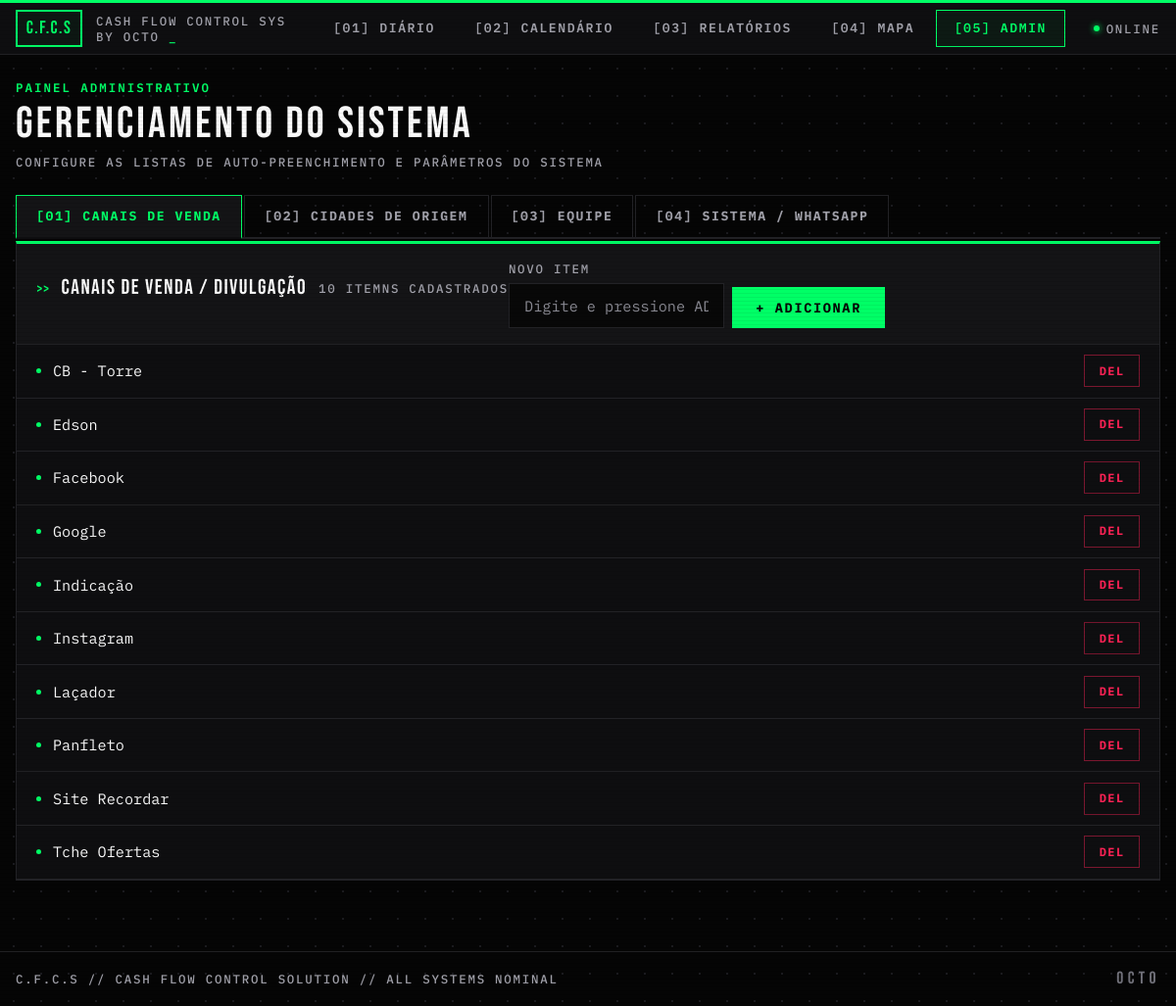
The page /admin on the database its author committed.
### tables this page shows
CREATE TABLE configuracoes (
                id    INTEGER PRIMARY KEY AUTOINCREMENT,
                tipo  TEXT    NOT NULL,
                valor TEXT    NOT NULL,
                UNIQUE(tipo, valor)
            );

### rotas/admin.py (the view)
@bp.route("/admin", methods=["GET"])
def pagina_admin():
    canais = get_config("canal")
    cidades = get_config("cidade")
    equipe = get_config("equipe")
    whatsapp_numero = get_whatsapp_numero() or ""
    return render_template(
        "admin.html",
        canais=canais,
        cidades=cidades,
        equipe=equipe,
        whatsapp_numero=whatsapp_numero,
    )

### database.py (called while the page is built)
def get_connection():
    conn = sqlite3.connect(DB_PATH)
    conn.row_factory = sqlite3.Row
    conn.execute("PRAGMA journal_mode=WAL;")
    conn.execute("PRAGMA foreign_keys=ON;")
    return conn

def get_whatsapp_numero() -> str | None:
    with get_connection() as conn:
        row = conn.execute(
            "SELECT valor FROM configuracoes WHERE tipo = 'whatsapp_numero' LIMIT 1"
        ).fetchone()
    return row["valor"] if row else None

### servicos/config.py (called while the page is built)
def get_config(tipo: str) -> list[str]:
    with get_connection() as conn:
        rows = conn.execute(
            "SELECT valor FROM configuracoes WHERE tipo = ? ORDER BY valor",
            (tipo,),
        ).fetchall()
    return [r["valor"] for r in rows]

### templates/admin.html (shortened to what this page needs)
{% extends "base.html" %}
{% block content %}
<div class="fade-in" style="margin-bottom: 1.5rem;">
  <div class="sys-label" style="margin-bottom: 0.4rem;">PAINEL ADMINISTRATIVO</div>
  <div class="display" style="font-size: 2.8rem; letter-spacing: 0.07em; line-height: 1; color: var(--txt);">
    GERENCIAMENTO DO SISTEMA
  </div>
  <div class="sys-label-dim" style="margin-top: 0.4rem;">
    CONFIGURE AS LISTAS DE AUTO-PREENCHIMENTO E PARÂMETROS DO SISTEMA
  </div>
</div>
<div style="display: flex; gap: 2px; margin-bottom: 2px; border-bottom: 2px solid var(--bd);" class="fade-in">
  {% for tab_id, tab_label in [
      ('canal',   '[01] CANAIS DE VENDA'),
      ('cidade',  '[02] CIDADES DE ORIGEM'),
      ('equipe',  '[03] EQUIPE'),
      ('sistema', '[04] SISTEMA / WHATSAPP')
  ] %}
    <button id="tab-btn-{{ tab_id }}" onclick="setTab('{{ tab_id }}')"
            style="background: {% if loop.first %}var(--s2){% else %}transparent{% endif %};
                   border: 1px solid {% if loop.first %}var(--neon){% else %}var(--bd){% endif %};
                   border-bottom: 2px solid {% if loop.first %}var(--s1){% else %}transparent{% endif %};
                   color: {% if loop.first %}var(--neon){% else %}var(--dim){% endif %};
                   font-family: 'IBM Plex Mono'; font-size: 0.82rem; font-weight: 700;
                   letter-spacing: 0.12em; text-transform: uppercase;
                   padding: 0.7rem 1.25rem; cursor: pointer;
                   transition: all 0.12s; margin-bottom: -2px;">
      {{ tab_label }}
    </button>
  {% endfor %}
</div>
{% for tipo, tab_label, items, accent_color in [
    ('canal',  'CANAIS DE VENDA / DIVULGAÇÃO',   canais,  'var(--neon)'),
    ('cidade', 'CIDADES DE ORIGEM',              cidades, 'var(--acid)'),
    ('equipe', 'EQUIPE — FOTÓGRAFOS & VENDEDORES', equipe, 'var(--warn)')
] %}
<div id="tab-{{ tipo }}" class="tab-panel {% if not loop.first %}hidden{% endif %} card fade-in"
     style="border-top: 3px solid {{ accent_color }}; animation-delay: 0.05s;">
  <div style="padding: 1rem 1.25rem; background: var(--s2); border-bottom: 1px solid var(--bd);
              display: flex; flex-direction: column gap: 0.5rem;">
    <div class="section-header" style="padding: 0; border: none; background: transparent; margin-bottom: 0.75rem;">
      <span class="display" style="font-size: 1.35rem; letter-spacing: 0.07em; color: var(--txt);">{{ tab_label }}</span>
      <span class="sys-label-dim" style="margin-left: auto;">{{ items|length }} ITEM{% if items|length != 1 %}NS{% endif %} CADASTRADO{% if items|length != 1 %}S{% endif %}</span>
    </div>
    <form action="/admin/add" method="POST" style="display: flex; gap: 0.5rem; align-items: flex-end;">
      <div style="flex: 1;">
        <label class="sys-label-dim" style="display: block; margin-bottom: 0.35rem;">NOVO ITEM</label>
        <input type="text" name="valor" id="add-input-{{ tipo }}"
               class="input-field" placeholder="Digite e pressione ADICIONAR…"
               required autocomplete="off" />
      </div>
      <button type="submit" class="btn btn-primary" style="height: 42px; padding: 0 1.5rem; font-size: 0.85rem; white-space: nowrap;">
        + ADICIONAR
      </button>
    </form>
  </div>
  {% if items %}
    <div>
      {% for item in items %}
        <div style="display: flex; align-items: center; justify-content: space-between; padding: 0.65rem 1.25rem;
                    border-bottom: 1px solid var(--bd); transition: background 0.1s;"
             onmouseover="this.style.background='rgba(0,255,102,0.025)'"
             onmouseout="this.style.background='transparent'">
          <div style="display: flex; align-items: center; gap: 0.75rem;">
            <span style="width: 5px; height: 5px; border-radius: 50% !important; background: {{ accent_color }}; flex-shrink: 0;"></span>
            <span style="font-family: 'IBM Plex Mono'; font-size: 0.95rem; color: var(--txt);">{{ item }}</span>
          </div>
          <form action="/admin/delete" method="POST"
                onsubmit="return confirm('REMOVER: {{ item }}?');">
            <button type="submit" class="btn btn-danger" style="font-size: 0.75rem;">
              DEL
            </button>
          </form>
        </div>
      {% endfor %}
    </div>
  {% endif %}
</div>
{% endfor %}
{% endblock %}

### templates/base.html (style rules this page uses)
:root { --bg: #050505; --s1: #0E0E10; --s2: #141416; --s3: #1C1C1F; --bd: #222226; --bd2: #2E2E34; --neon: #00FF66; --acid: #CCFF00; --warn: #FFB800; --danger: #FF2255; --wa: #25D366; --txt: #FAFAFA; --dim: #A1A1AA; --muted: #71717A; }
*, *::before, *::after { box-sizing: border-box; border-radius: 0 !important; }
body { background-color: var(--bg); background-image: radial-gradient(circle, #1A1A1E 1px, transparent 1px); background-size: 28px 28px; color: var(--txt); font-family: 'IBM Plex Mono', monospace; min-height: 100vh; font-size: 0.95rem; }
body::after { content: ''; position: fixed; inset: 0; background: repeating-linear-gradient( 0deg, transparent 0px, transparent 3px, rgba(0, 0, 0, 0.06) 3px, rgba(0, 0, 0, 0.06) 4px ); pointer-events: none; z-index: 9998; }
.card { background: var(--s1); border: 1px solid var(--bd); position: relative; }
.display { font-family: 'Bebas Neue', sans-serif; }
.sys-label { font-family: 'IBM Plex Mono', monospace; font-size: 0.78rem; letter-spacing: 0.16em; text-transform: uppercase; color: var(--neon); font-weight: 600; }
.sys-label-dim { font-family: 'IBM Plex Mono', monospace; font-size: 0.78rem; letter-spacing: 0.14em; text-transform: uppercase; color: var(--dim); font-weight: 500; }
.input-field { background: #080808; border: 1px solid var(--bd); color: var(--txt); font-family: 'IBM Plex Mono', monospace; font-size: 0.95rem; outline: none; transition: border-color 0.12s, box-shadow 0.12s; width: 100%; padding: 0.65rem 0.95rem; }
.input-field::placeholder { color: #8A8A93; }
.btn { font-family: 'IBM Plex Mono', monospace; font-weight: 700; letter-spacing: 0.12em; text-transform: uppercase; cursor: pointer; border: none; display: inline-flex; align-items: center; gap: 0.5rem; transition: transform 0.1s, box-shadow 0.1s, background 0.12s; text-decoration: none; white-space: nowrap; }
.btn-primary { background: var(--neon); color: #050505; padding: 0.7rem 1.6rem; font-size: 0.85rem; }
.btn-danger { background: transparent; color: var(--danger); border: 1px solid rgba(255,34,85,0.45); padding: 0.4rem 0.9rem; font-size: 0.78rem; }
.fade-in { animation: fadeInUp 0.22s ease both; }
.section-header { display: flex; align-items: center; gap: 0.75rem; padding: 0.9rem 1.25rem; border-bottom: 1px solid var(--bd); background: var(--s2); }
.section-header::before { content: '>>'; color: var(--neon); font-family: 'IBM Plex Mono', monospace; font-size: 0.7rem; font-weight: 700; }

### rows shown on the page
configuracoes: valor "CB - Torre"
configuracoes: valor "Edson"
configuracoes: valor "Facebook"
configuracoes: valor "Google"
configuracoes: valor "Indicação"
configuracoes: valor "Instagram"
configuracoes: valor "Laçador"
configuracoes: valor "Panfleto"
configuracoes: valor "Site Recordar"
configuracoes: valor "Tche Ofertas"

### other values the page prints
{{ tab_label }} "[01] CANAIS DE VENDA" "[02] CIDADES DE ORIGEM" "[03] EQUIPE" "[04] SISTEMA / WHATSAPP"
{{ tab_label }} "CANAIS DE VENDA / DIVULGAÇÃO"
{{ items|length }} "10"
